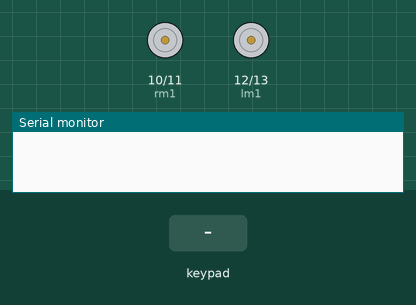
Simulated run of this sketch. Board: Arduino Uno, built with avr-gcc and run on an emulated ATmega328P. On the bench: motor-driver pin pairs drawn as motors (green arrow = first pin HIGH = forward, orange = second pin HIGH = backward, longer = more drive), the last lines printed to the serial monitor. Inputs (shaded band) come from the test bench.

Above: at 1.2 s.
1.3 s: keypad keys 1 3 9 7 pressed 0.4 s apart
At 3.1 s:
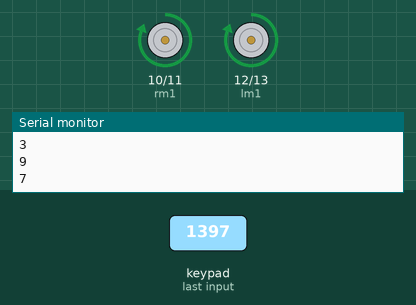
5.9 s: key '1' pressed
At 7.1 s:
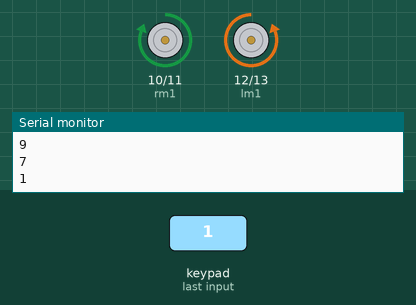
7.4 s: key '3' pressed
At 8.2 s:
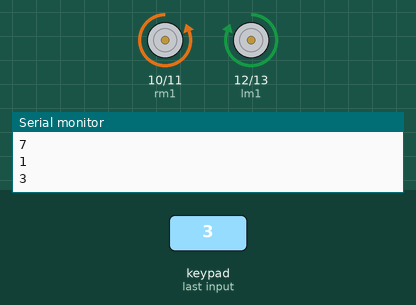
Timing chart, 0 to 10.4 s (numbered marks = the images above; inputs shaded):
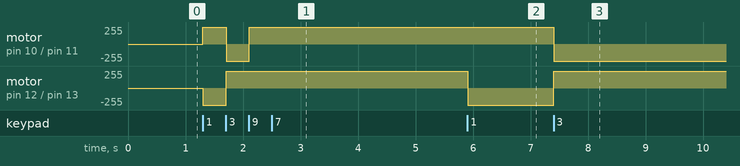

The sketch:

Keypad_Controlled_Robot.ino
```cpp
#include<Keypad.h>
int rm1= 10;
int rm2= 11;
int lm1= 12;
int lm2= 13;
const byte rows= 4;
const byte col= 4;
char hexkeys[rows][col]={
  {'1','2','3','A'},
  {'4','5','6','B'},
  {'7','8','9','C'},
  {'*','0','#','D'},
};
byte rowPins[rows]={5,4,3,2};
byte cPins[col]={9,8,7,6};
Keypad customKeypad= Keypad(makeKeymap(hexkeys),rowPins,cPins,rows,col);
void setup() {
  pinMode(rm1,OUTPUT);
  pinMode(rm2,OUTPUT);
  pinMode(lm1,OUTPUT);
  pinMode(lm2,OUTPUT);
  Serial.begin(9600);
  // put your setup code here, to run once:

}

void loop() {
  char k=customKeypad.getKey();
  if(k){
    Serial.println(k);
    if(k=='9'){
      digitalWrite(rm1,HIGH);
      digitalWrite(rm2,LOW);
      digitalWrite(lm1,HIGH);
      digitalWrite(lm2,LOW);
    }
    if(k=='0'){
      digitalWrite(rm1,LOW);
      digitalWrite(rm2,LOW);
      digitalWrite(lm1,LOW);
      digitalWrite(lm2,LOW);
    }
    if(k=='1'){
      digitalWrite(rm1,HIGH);
      digitalWrite(rm2,LOW);
      digitalWrite(lm1,LOW);
      digitalWrite(lm2,HIGH);
    }
    if(k=='3'){
      digitalWrite(rm1,LOW);
      digitalWrite(rm2,HIGH);
      digitalWrite(lm1,HIGH);
      digitalWrite(lm2,LOW);
    }
  }
}
```

Measured:
- after the input at 1.3 s, motor on pin 10 (rm1) / pin 11 (rm2): stopped → forward 255/255 at once, → backward 255/255 0.40 s later, → forward 255/255 0.40 s later; motor on pin 12 (lm1) / pin 13 (lm2): stopped → backward 255/255 at once, → forward 255/255 0.40 s later
- after the input at 5.9 s, motor on pin 12 (lm1) / pin 13 (lm2): forward 255/255 → backward 255/255 at once
- after the input at 7.4 s, motor on pin 10 (rm1) / pin 11 (rm2): forward 255/255 → backward 255/255 at once; motor on pin 12 (lm1) / pin 13 (lm2): backward 255/255 → forward 255/255 at once
